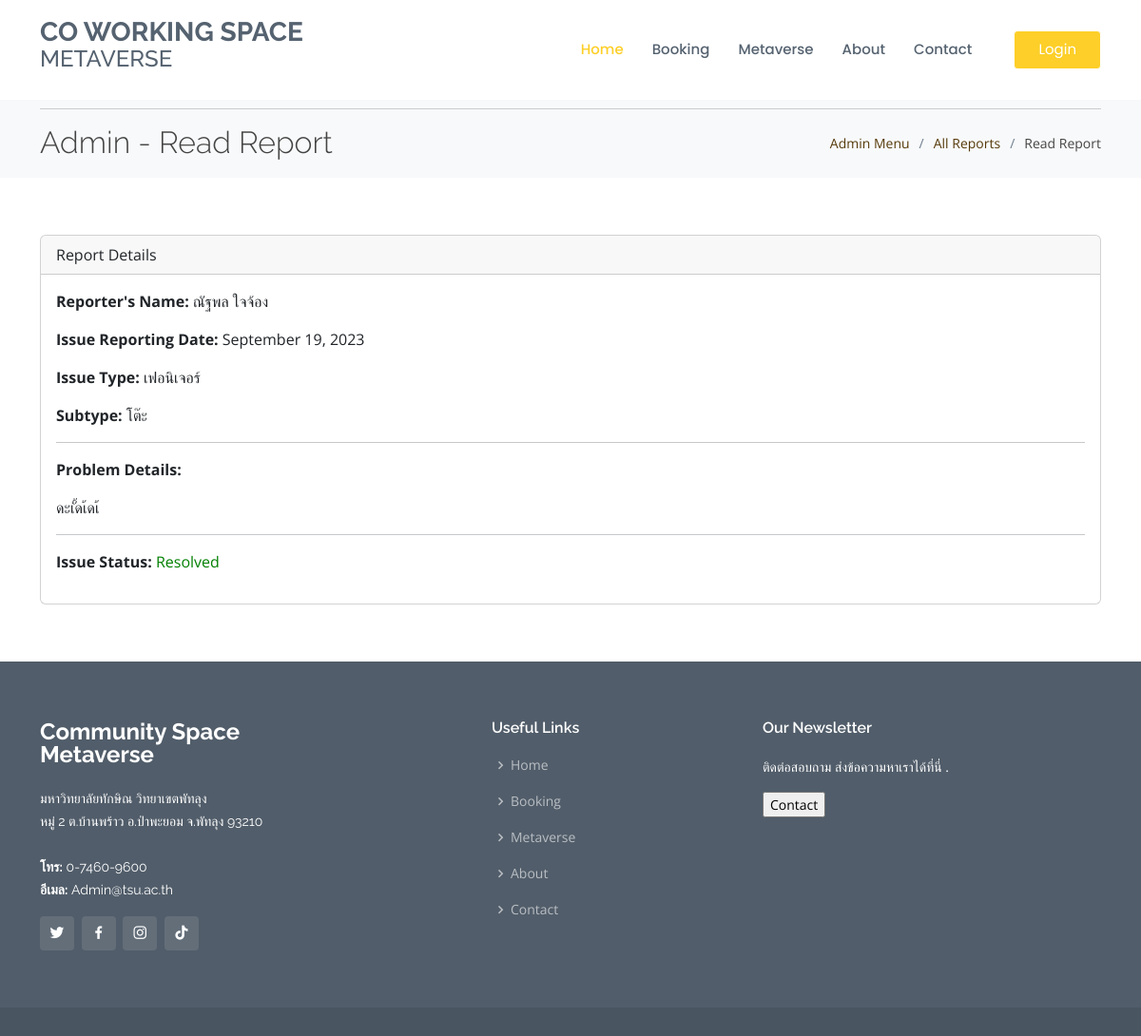
The page /allreport_user_read.php?report_id=10 on the database its author committed.
### tables this page shows
CREATE TABLE `reports` (
  `report_id` int(11) NOT NULL,
  `user_id` varchar(20) NOT NULL,
  `issue_date` date NOT NULL,
  `issue_type` varchar(255) NOT NULL,
  `issue_subtype` varchar(255) NOT NULL,
  `issue_description` text NOT NULL,
  `created_at` timestamp NOT NULL DEFAULT current_timestamp() ON UPDATE current_timestamp(),
  `issue_status` int(1) NOT NULL
);

CREATE TABLE `tb_user` (
  `Id` int(9) NOT NULL,
  `user_id` varchar(20) NOT NULL,
  `password` varchar(50) NOT NULL,
  `Fname` varchar(25) NOT NULL,
  `Lname` varchar(25) NOT NULL,
  `Email` varchar(50) NOT NULL,
  `Phone` char(10) NOT NULL,
  `Role` varchar(1) NOT NULL COMMENT 'A=Admin , U=User'
);

### allreport_user_read.php (the view, shortened to what this page needs)
<!DOCTYPE html>
<html>
<head>
    <link href="assets/vendor/animate.css/animate.min.css" rel="stylesheet">
    <link href="assets/vendor/bootstrap/css/bootstrap.min.css" rel="stylesheet">
    <link href="assets/vendor/bootstrap-icons/bootstrap-icons.css" rel="stylesheet">
    <link href="assets/vendor/boxicons/css/boxicons.min.css" rel="stylesheet">
    <link href="assets/vendor/glightbox/css/glightbox.min.css" rel="stylesheet">
    <link href="assets/vendor/remixicon/remixicon.css" rel="stylesheet">
    <link href="assets/vendor/swiper/swiper-bundle.min.css" rel="stylesheet">
    <link href="assets/css/style.css" rel="stylesheet">
</head>
<body>
    <?php include('component/navbar.php'); ?>
    <section id="breadcrumbs" class="breadcrumbs">
        <div class="container">
            <hr>
            <div class="d-flex justify-content-between align-items-center">
                <h2>Admin - Read Report</h2>
                <ol>
                    <li><a href="adminIndex.php">Admin Menu</a></li>
                    <li><a href="admin_allreport.php">All Reports</a></li>
                    <li>Read Report</li>
                </ol>
            </div>
        </div>
    </section>
    <section id="read-report" class="read-report">
        <div class="container">
            <div class="row">
                <div class="col-lg-12">
                    <div class="card">
                        <div class="card-header">
                            Report Details
                        </div>
                        <div class="card-body">
                            <?php
                            include('db_connection.php');
                            if (isset($_GET['report_id'])) {
                                $reportId = $_GET['report_id'];
                                $sql = "SELECT r.*, u.Fname AS user_fname, u.Lname AS user_lname FROM reports r
                                        INNER JOIN tb_user u ON r.user_id = u.user_id
                                        WHERE r.report_id = $reportId";
                                $result = $connection->query($sql);
                                if ($result->num_rows > 0) {
                                    $row = $result->fetch_assoc();
                                    $userFullName = $row["user_fname"] . ' ' . $row["user_lname"];
                                    $issueDate = $row["issue_date"];
                                    $formattedDate = date("F j, Y", strtotime($issueDate));
                                    $issueType = $row["issue_type"];
                                    $issueSubtype = $row["issue_subtype"];
                                    $issueDescription = $row["issue_description"];
                                    $issueStatus = $row["issue_status"];
                                    if ($issueStatus == 1) {
                                        $statusColor = 'red';
                                        $statusText = 'Unresolved';
                                    } elseif ($issueStatus == 0) {
                                        $statusColor = 'orange';
                                        $statusText = 'Waiting for Repair';
                                    } else {
                                        $statusColor = 'green';
                                        $statusText = 'Resolved';
                                    }
                                    echo "<p><strong>Reporter's Name:</strong> $userFullName</p>";
                                    echo "<p><strong>Issue Reporting Date:</strong> $formattedDate</p>";
                                    echo "<p><strong>Issue Type:</strong> $issueType</p>";
                                    echo "<p><strong>Subtype:</strong> $issueSubtype</p>";
                                    echo "<hr>";
                                    echo "<p><strong>Problem Details:</strong></p>";
                                    echo "<p>$issueDescription</p>";
                                    echo "<hr>";
                                    echo "<p><strong>Issue Status:</strong> <span style='color: $statusColor;'>$statusText</span></p>";
                                } else {
                                    echo "<p>No report found with the specified ID</p>";
                                }
                            } else {
                                echo "<p>No report ID specified</p>";
                            }
                            ?>
                        </div>
                    </div>
                </div>
            </div>
        </div>
    </section>
    <?php include('component/footer.php'); ?>
</body>
</html>

### assets/css/style.css (style rules this page uses)
body { font-family: "Open Sans", sans-serif; color: #444444; }
a { text-decoration: none; color: #563a0a; }
h1, h2, h3, h4, h5, h6 { font-family: "Raleway", sans-serif; }
section { padding: 60px 0; overflow: hidden; }
.breadcrumbs { padding: 18px 0; background: #f8f9fa; min-height: 40px; margin-top: 80px; }
.breadcrumbs h2 { font-size: 32px; font-weight: 300; margin: 0; }
.breadcrumbs ol { display: flex; flex-wrap: wrap; list-style: none; padding: 0; margin: 0; font-size: 14px; }
.breadcrumbs ol li+li { padding-left: 10px; }
.breadcrumbs ol li+li::before { display: inline-block; padding-right: 10px; color: #6b7b8d; content: "/"; }

### rows shown on the page
reports: tb_user.Fname+Lname "ณัฐพล ใจจ้อง", issue_date "September 19, 2023", issue_type "เฟอนิเจอร์", issue_subtype "โต๊ะ", issue_description "ดะเั้ดเ้ดเ้", issue_status "Resolved"
